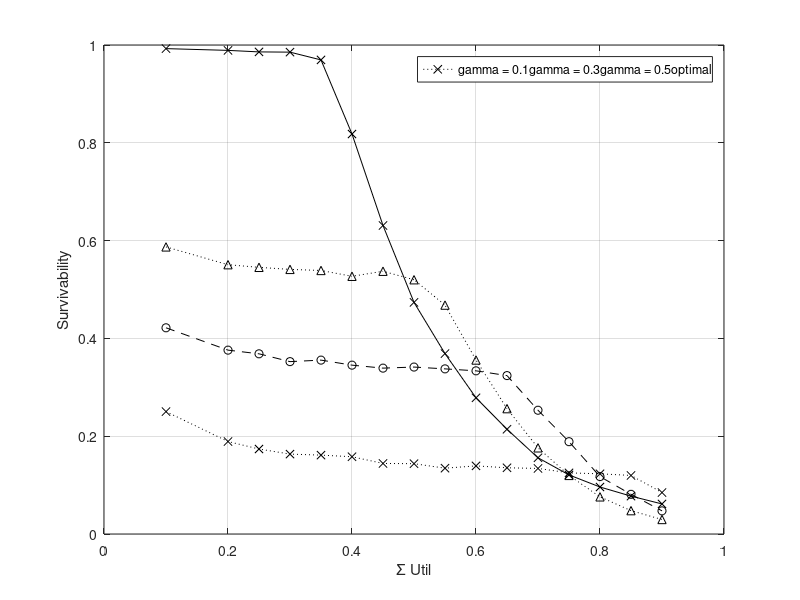

This chart was generated by the following MATLAB code:
close all
clear

data = load("output/data2_new.txt")

trials_num = 1000;

low_task_num_v = data(:,9);


x = data(:,1);


y = data(:,4) ./ low_task_num_v;
z = data(:,5) ./ low_task_num_v;
k = data(:,6) ./ low_task_num_v;
%m = data(:,7) ./ low_task_num_v;
n = data(:,8) ./ low_task_num_v;

% plot survivability
plot(x, y, 'kx:')

hold on

plot(x, z, 'ko--')

hold on

plot(x, k, 'k^:')

hold on

%plot(x, m, 'k+--')

hold on

plot(x, n, 'kx-')


xlabel('Σ Util');
ylabel('Survivability');
legend(["gamma = 0.1", "gamma = 0.3", "gamma = 0.5", "optimal"])

grid on